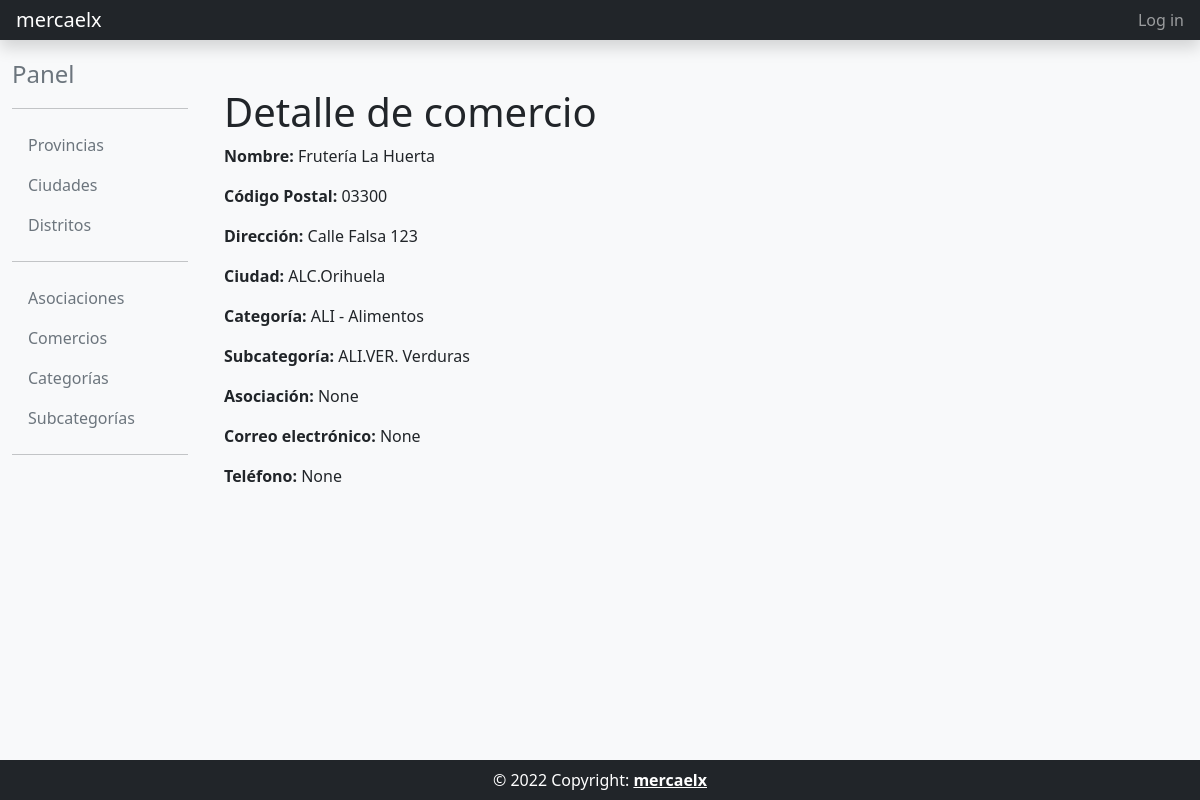
The page /comercio_detail/1/ on the database as committed earlier.
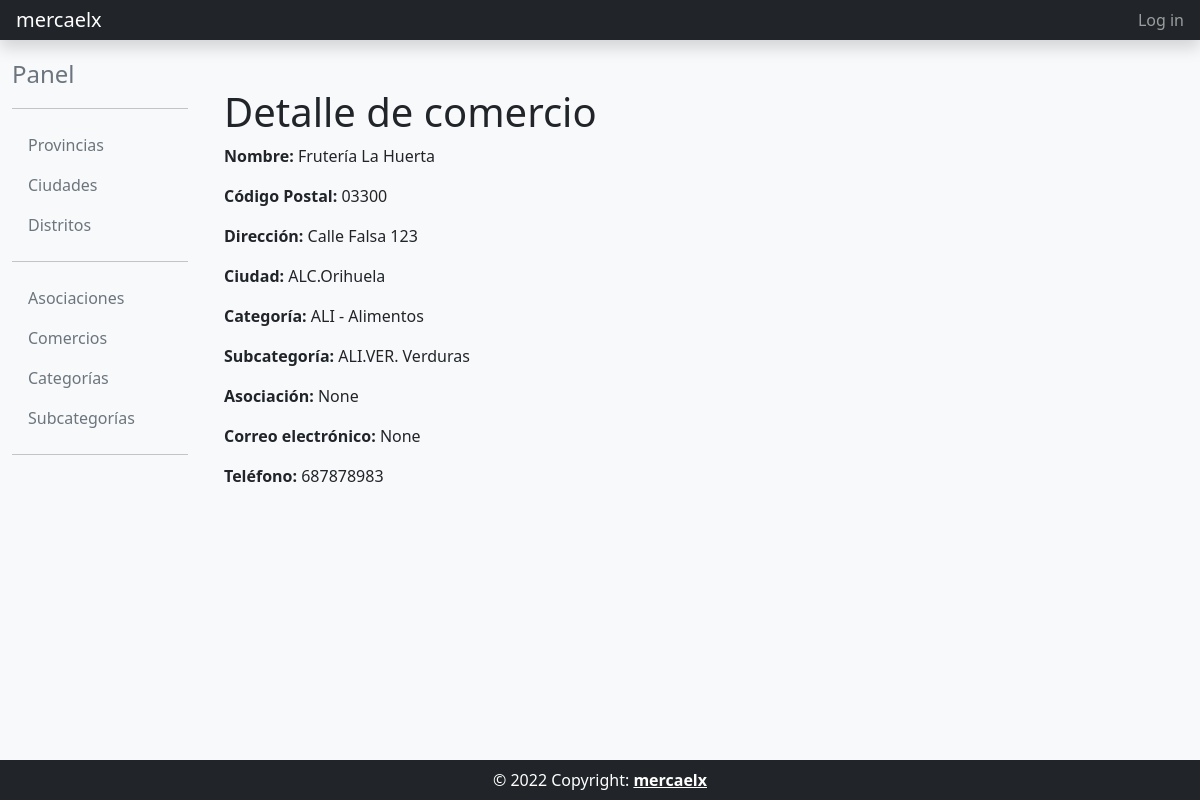
The same page on the database as committed later.
### directorio_comercios/models.py (models this page shows, shortened)
class Comercio(models.Model):
    nombre = models.CharField(max_length=256, unique=True)
    codigo_postal = models.CharField(max_length=5)
    direccion = models.TextField()
    ciudad = models.ForeignKey('core.Ciudad', on_delete=models.PROTECT)
    categoria = models.ForeignKey(Categoria, on_delete=models.PROTECT)
    subcategoria = models.ForeignKey(Subcategoria, on_delete=models.PROTECT, blank=True, null=True)
    asociacion = models.ForeignKey(Asociacion, on_delete=models.PROTECT, blank=True, null=True)
    correo_electronico = models.EmailField(blank=True, null=True)
    telefono = models.CharField(max_length=15, blank=True, null=True,
    )
    class Meta:
        unique_together = ('ciudad', 'nombre')
        verbose_name = 'Comercio'
        verbose_name_plural = 'Comercios'
        ordering = ['ciudad__codigo', 'nombre']

class Categoria(models.Model):
    codigo = models.CharField(max_length=10)
    nombre = models.CharField(max_length=256, unique=True)
    def __str__(self):
        return f"{self.codigo} - {self.nombre}"

class Subcategoria(models.Model):
    codigo = models.CharField(max_length=10)
    nombre = models.CharField(max_length=256)
    categoria = models.ForeignKey(Categoria, on_delete=models.PROTECT)
    def __str__(self):
        return f"{self.categoria.codigo}.{self.codigo}. {self.nombre}"
    class Meta:
        unique_together = ('categoria', 'nombre')
        verbose_name = 'Subcategoría'
        verbose_name_plural = 'Subcategorías'
        ordering = ['codigo']

### core/models.py (models this page shows, shortened)
class Ciudad(models.Model):
    codigo = models.CharField(max_length=10, unique=True)
    nombre = models.CharField(max_length=256, unique=True)
    provincia = models.ForeignKey(Provincia, on_delete=models.PROTECT)
    def __str__(self):
        return f"{self.provincia.codigo}.{self.nombre[:100]}"
    class Meta:
        verbose_name = 'Ciudad'
        verbose_name_plural = 'Ciudades'
        ordering = ['nombre']

class Provincia(models.Model):
    codigo = models.CharField(max_length=10, unique=True)
    nombre = models.CharField(max_length=255, unique=True)
    class Meta:
        verbose_name = 'Provincia' # Nombre en singular
        verbose_name_plural = 'Provincias' # Nombre en plural
        ordering = ['nombre'] # Ordenar por nombre

### directorio_comercios/views.py (the view)
# urls.py: path('comercio_detail/<int:pk>/', comercios_views.ComercioDetailView.as_view(), name='comercio_detail'),
class ComercioDetailView(DetailView):
    model = Comercio
    template_name = 'directorio_comercios/comercio_detail.html'
    paginate_by = 3

### templates/directorio_comercios/comercio_detail.html
{% extends "common/base_intranet.html" %}
{% block main_content %}
<h1>Detalle de comercio</h1>
<p><strong>Nombre:</strong> {{ object.nombre }}</p>
<p><strong>Código Postal:</strong> {{ object.codigo_postal }}</p>
<p><strong>Dirección:</strong> {{ object.direccion }}</p>
<p><strong>Ciudad:</strong> {{ object.ciudad }}</p>
<p><strong>Categoría:</strong> {{ object.categoria }}</p>
<p><strong>Subcategoría:</strong> {{ object.subcategoria }}</p>
<p><strong>Asociación:</strong> {{ object.asociacion }}</p>
<p><strong>Correo electrónico:</strong> {{ object.correo_electronico }}</p>
<p><strong>Teléfono:</strong> {{ object.telefono }}</p>
{% endblock main_content %}

Rows that differ between the two databases and show on the page:
changed Comercio "Frutería La Huerta": telefono "None" → "687878983"
